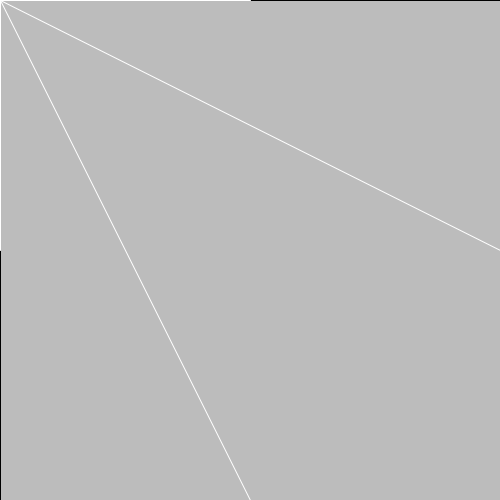
Frame 1 (no input)
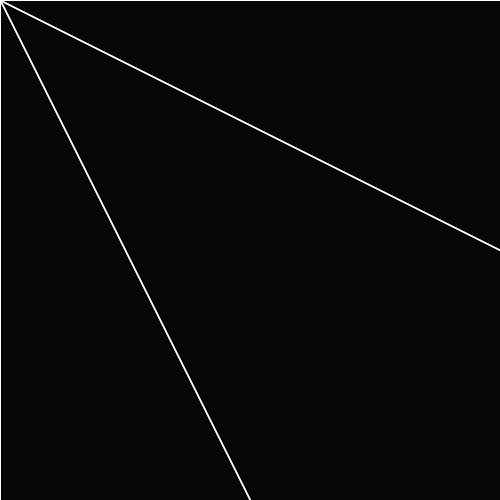
Frame 60 (the mouse pressed at the canvas centre just before this capture)
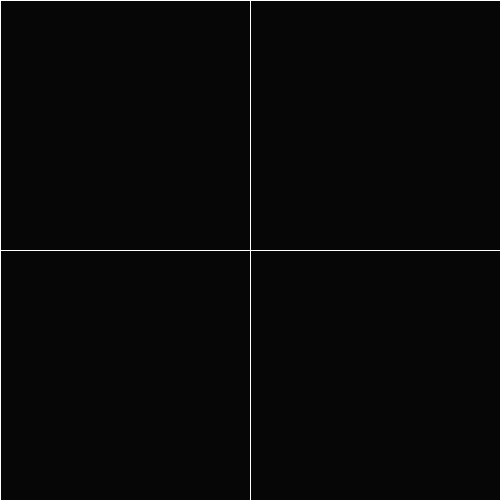
Frame 120 (the mouse held since frame 60 and released just before this capture)

The Processing sketch that drew these frames (run headless with seeded random() and noise(); from frame 60 on, the mouse is pressed at the canvas centre):

// Processing sketch: processing_38006
// ── processing_38006.pde

void setup(){
  size(500,500);
  smooth();
  noCursor();
}


void draw(){
  fill(0,20);
  rect(0,0,width,height);
  stroke(255);
  line(width/2,0,mouseX,mouseY);
  line(width,height/2,mouseX,mouseY);
  line(width/2,height,mouseX,mouseY);
  line(0,height/2,mouseX,mouseY);
 }
      
